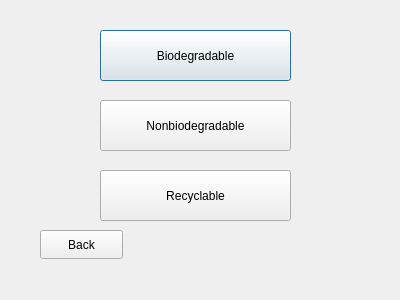
<?xml version="1.0" encoding="UTF-8"?>
<ui version="4.0">
 <class>Update</class>
 <widget class="QDialog" name="Update">
  <property name="geometry">
   <rect>
    <x>0</x>
    <y>0</y>
    <width>400</width>
    <height>300</height>
   </rect>
  </property>
  <property name="windowTitle">
   <string>Dialog</string>
  </property>
  <widget class="QPushButton" name="pushButton">
   <property name="geometry">
    <rect>
     <x>100</x>
     <y>30</y>
     <width>191</width>
     <height>51</height>
    </rect>
   </property>
   <property name="text">
    <string>Biodegradable</string>
   </property>
  </widget>
  <widget class="QPushButton" name="pushButton_2">
   <property name="geometry">
    <rect>
     <x>100</x>
     <y>100</y>
     <width>191</width>
     <height>51</height>
    </rect>
   </property>
   <property name="text">
    <string>Nonbiodegradable</string>
   </property>
  </widget>
  <widget class="QPushButton" name="pushButton_3">
   <property name="geometry">
    <rect>
     <x>100</x>
     <y>170</y>
     <width>191</width>
     <height>51</height>
    </rect>
   </property>
   <property name="text">
    <string>Recyclable</string>
   </property>
  </widget>
  <widget class="QPushButton" name="pushButton_4">
   <property name="geometry">
    <rect>
     <x>40</x>
     <y>230</y>
     <width>83</width>
     <height>29</height>
    </rect>
   </property>
   <property name="text">
    <string>Back</string>
   </property>
  </widget>
 </widget>
 <resources/>
 <connections/>
</ui>
